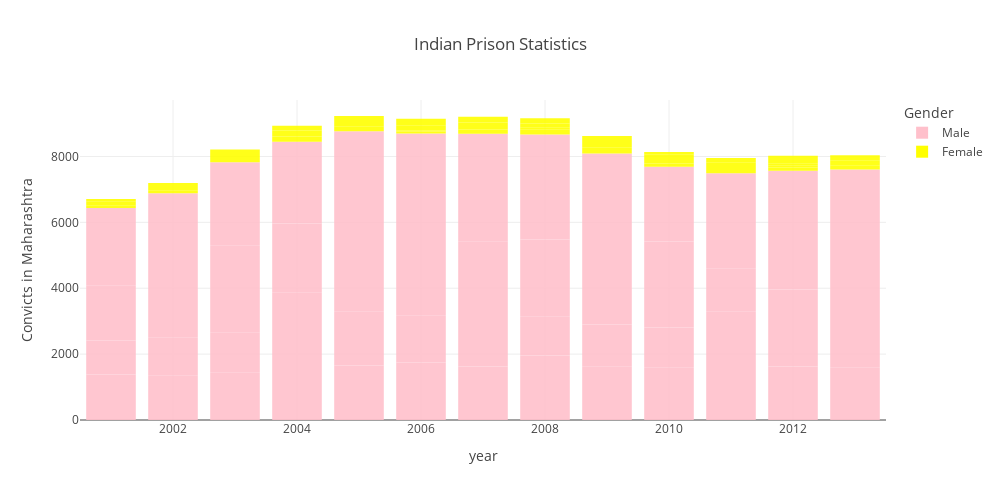

Write notebook code for a chart like this one.
### Markdown cell above
## Let's messing with style

### Code cell
barchart = px.bar(
    data_frame=df_c,
    x="year",
    y="convicts",
    color="gender",               
    opacity=0.9,                  
    orientation="v",              
    barmode='relative',           
                                                              
# ----------------------------------------------------------------------------------------------------------------   
    
    color_discrete_sequence=["pink","yellow"], 

# ----------------------------------------------------------------------------------------------------------------       
    
    labels={"convicts":"Convicts in Maharashtra",
    "gender":"Gender"},          
    title='Indian Prison Statistics',
    width=1000,                 
    height=500,                   
    template='gridon',           
)

pio.show(barchart)

### Figure 1 — Plotly figure (JSON) as saved in the notebook; plotly's stock layout.template omitted (floating-point values rounded to 4 significant figures)
{"data": [{"alignmentgroup": "True", "hovertemplate": "Gender=Male<br>year=%{x}<br>Convicts in Maharashtra=%{y}<extra></extra>", "legendgroup": "Male", "marker": {"color": "pink", "opacity": 0.9}, "name": "Male", "offsetgroup": "Male", "orientation": "v", "showlegend": true, "textposition": "auto", "type": "bar", "x": [2001, 2001, 2001, 2001, 2002, 2002, 2002, 2002, 2003, 2003, 2003, 2003, 2004, 2004, 2004, 2004, 2005, 2005, 2005, 2005, 2006, 2006, 2006, 2006, 2007, 2007, 2007, 2007, 2008, 2008, 2008, 2008, 2009, 2009, 2009, 2009, 2010, 2010, 2010, 2010, 2011, 2011, 2011, 2011, 2012, 2012, 2012, 2012, 2013, 2013, 2013, 2013], "xaxis": "x", "y": [1383, 1027, 1680, 2343, 1346, 1169, 1855, 2517, 1451, 1199, 2657, 2518, 2309, 1571, 2085, 2482, 1651, 1636, 2845, 2634, 1742, 1440, 2584, 2934, 1627, 1200, 2583, 3282, 1955, 1191, 2337, 3182, 1616, 1287, 2595, 2595, 1600, 1205, 2614, 2271, 1945, 1353, 1307, 2886, 1622, 866, 1474, 3607, 1600, 1224, 1697, 3083], "yaxis": "y"}, {"alignmentgroup": "True", "hovertemplate": "Gender=Female<br>year=%{x}<br>Convicts in Maharashtra=%{y}<extra></extra>", "legendgroup": "Female", "marker": {"color": "yellow", "opacity": 0.9}, "name": "Female", "offsetgroup": "Female", "orientation": "v", "showlegend": true, "textposition": "auto", "type": "bar", "x": [2001, 2001, 2001, 2001, 2002, 2002, 2002, 2002, 2003, 2003, 2003, 2003, 2004, 2004, 2004, 2004, 2005, 2005, 2005, 2005, 2006, 2006, 2006, 2006, 2007, 2007, 2007, 2007, 2008, 2008, 2008, 2008, 2009, 2009, 2009, 2009, 2010, 2010, 2010, 2010, 2011, 2011, 2011, 2011, 2012, 2012, 2012, 2012, 2013, 2013, 2013, 2013], "xaxis": "x", "y": [74, 52, 69, 84, 74, 49, 66, 122, 67, 61, 120, 142, 160, 46, 138, 140, 67, 72, 109, 215, 56, 33, 147, 213, 129, 46, 161, 175, 165, 58, 114, 162, 135, 50, 162, 182, 96, 44, 221, 88, 96, 63, 156, 146, 94, 68, 65, 230, 76, 54, 135, 172], "yaxis": "y"}], "layout": {"barmode": "relative", "height": 500, "legend": {"title": {"text": "Gender"}, "tracegroupgap": 0}, "title": {"text": "Indian Prison Statistics"}, "width": 1000, "xaxis": {"anchor": "y", "autorange": true, "domain": [0, 1], "range": [2000.0, 2014.0], "title": {"text": "year"}, "type": "linear"}, "yaxis": {"anchor": "x", "autorange": true, "domain": [0, 1], "range": [0, 9715.0], "title": {"text": "Convicts in Maharashtra"}, "type": "linear"}}}
